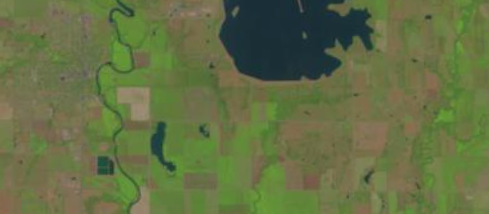
%> input picture land_area/satellite_images/area1/1.png, 489 x 214 px
$ octave --eval "result = area(imread('satellite_images/area1/1.png'));"   (GNU Octave 9; MATLAB toolbox functions it lacks are replaced by stand-ins)
%> lines starting %> are read from the running program, lines starting %| are printed output that depends on the picture; in (x1, y1, x2, y2) boxes, pixels count from 0 and x2, y2 are one past the last pixel; in counts of white or black regions, pixels touching at a corner belong together; the program's own positions count from 1
function [it2, ij1, area_] = area(i0)
    it = im2double(i0);

    [row column page] = size(it);
%> row = 214; column = 489; page = 3
    mask = it(:,:,2) > it(:,:,1) & it(:,:,2) > it(:,:,3);
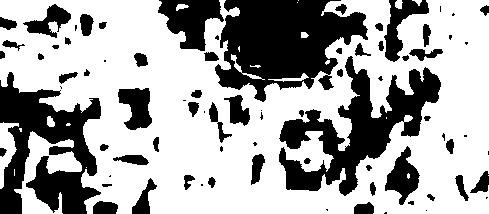
%> mask: size 214x489 logical; 65.2% white; 79 black regions (25 under 20 px), largest, box (x1, y1, x2, y2) and area: (215, 0, 368, 102) 9726, (279, 56, 441, 196) 8146, (0, 72, 101, 214) 7699

    it2 = it .* mask(:,:,[1 1 1]);
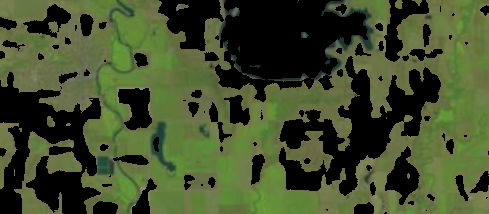
%> it2: size 214x489x3 double; mean R, G, B 0.258, 0.305, 0.167

    ij1 = rgb2gray(it2)>0;
    area_ =(nnz(ij1));
%> area_ = 68224

end

$ run again, on land_area/satellite_images/area1/2.png
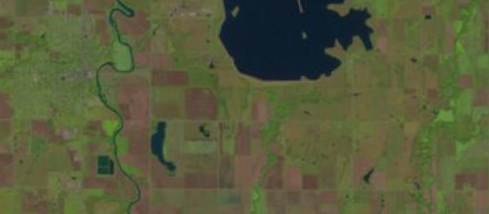
%> input picture land_area/satellite_images/area1/2.png, 489 x 214 px
%> in area, `mask = it(:,:,2) > it(:,:,1) & it(:,:,2) > it(:,:,3);`:
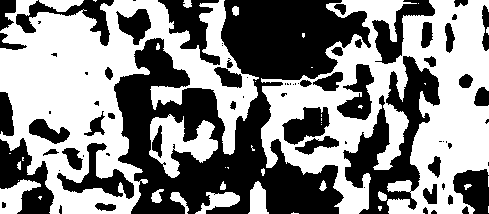
%> mask: size 214x489 logical; 52.6% white; 76 black regions (30 under 20 px), largest, box (x1, y1, x2, y2) and area: (114, 0, 371, 214) 26172, (343, 56, 440, 214) 5644, (0, 138, 54, 214) 2142
%> in area, `it2 = it .* mask(:,:,[1 1 1]);`:
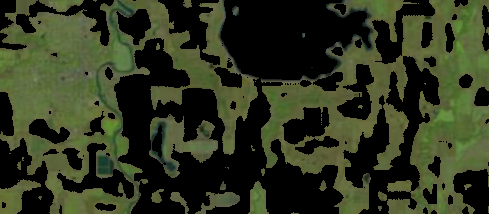
%> it2: size 214x489x3 double; mean R, G, B 0.186, 0.211, 0.122
%> area_ = 55045

$ run again, on land_area/satellite_images/area1/4.png
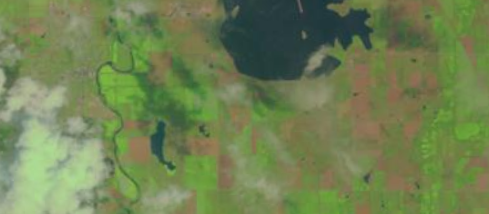
%> input picture land_area/satellite_images/area1/4.png, 489 x 214 px
%> in area, `mask = it(:,:,2) > it(:,:,1) & it(:,:,2) > it(:,:,3);`:
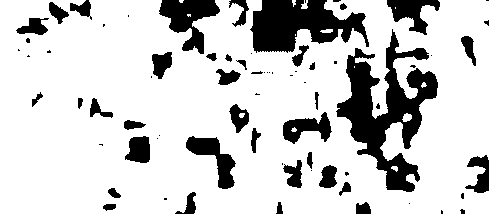
%> mask: size 214x489 logical; 80.5% white; 73 black regions (35 under 20 px), largest, box (x1, y1, x2, y2) and area: (336, 29, 438, 192) 6425, (250, 0, 369, 53) 3935, (159, 0, 220, 54) 1622
%> in area, `it2 = it .* mask(:,:,[1 1 1]);`:
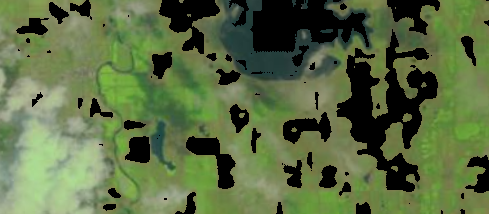
%> it2: size 214x489x3 double; mean R, G, B 0.355, 0.425, 0.263
%> area_ = 84228
